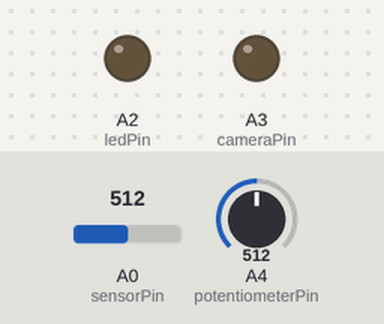
A sketch run on a simulated Arduino Uno, built with avr-gcc and run on an emulated ATmega328P. Parts: output pins drawn as LEDs (lit = HIGH). Dashed ring = blinking. The inputs (shaded band) are chosen by the test bench; at power-on: A0 (sensorPin) = 512, A4 (potentiometerPin) = 512. What the sketch prints to the serial monitor is not drawn.

Above: at 1.2 s.
1.3 s: A0 (sensorPin) set to 528
At 1.6 s:
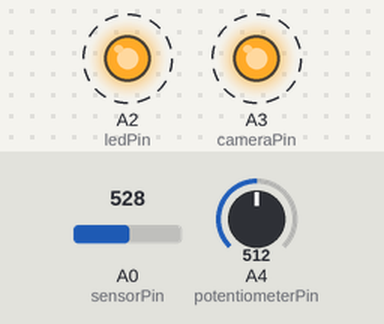
4.3 s: A4 (potentiometerPin) set to 544
At 4.3 s:
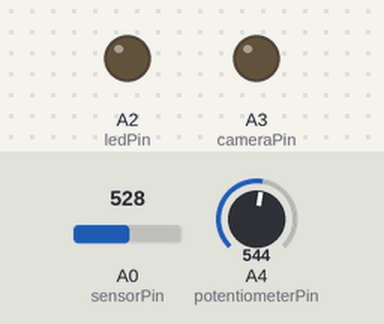
7.3 s: A4 (potentiometerPin) set to 511
At 7.7 s:
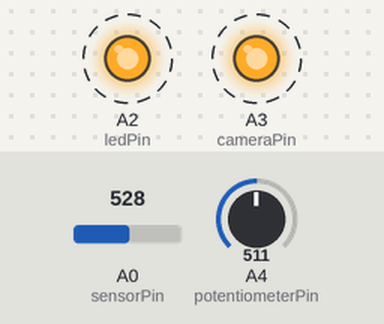
10.3 s: A4 (potentiometerPin) set to 716
At 10.3 s:
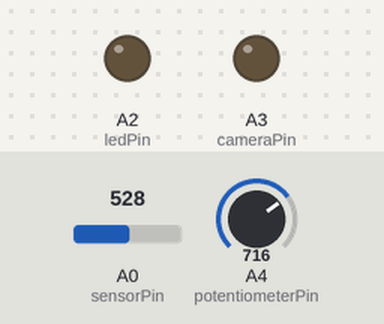
Timing chart, 0 to 12.8 s (numbered marks = the images above; inputs shaded):
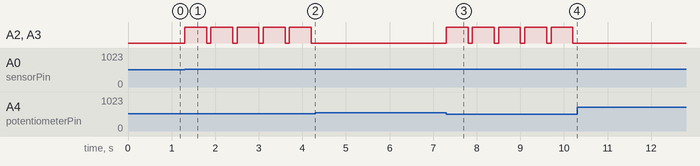

The sketch:

ScreamBooth.ino
```cpp
// For Arduino Uno
//int cameraPin = PD4;
//int ledPin = PD2;
//int potentiometerPin = A1;
//int sensorPin = A0;

//// For Adafruit Trinket M0
//int cameraPin = A3;
//int ledPin = A4;
//int potentiometerPin = A2;
//int sensorPin = A0;

// For Adafruit Trinket M0
int cameraPin = A3;
int ledPin = A2;
int potentiometerPin = A4;
int sensorPin = A0;

int soundVolume = 0;
int triggerLevel = 0;

void setup() {
  // put your setup code here, to run once:
  Serial.begin(115200);
  Serial.println("Starting");
  pinMode(cameraPin, OUTPUT);
  pinMode(ledPin, OUTPUT);
  digitalWrite(ledPin, LOW);
  digitalWrite(cameraPin, LOW);
}

void loop() {
  // put your main code here, to run repeatedly:
  soundVolume = analogRead(sensorPin);
  triggerLevel = analogRead(potentiometerPin);
  Serial.print(soundVolume);
  Serial.print("\t");
  Serial.println(triggerLevel);
  if (soundVolume > triggerLevel)
  {
    digitalWrite(cameraPin, HIGH);
    digitalWrite(ledPin, HIGH);
    delay(500);
    digitalWrite(cameraPin, LOW);
    digitalWrite(ledPin, LOW);
    delay(100);
  }
  //  delay(5);
}
```

Measured:
- the behaviour switches between 512 and 513 on A0 (sensorPin) (found by bisection; images 0 and 1)
- the behaviour switches between 527 and 528 on A4 (potentiometerPin) (found by bisection; images 1 and 2)
- after the input at 1.3 s, A2 (ledPin), A3 (cameraPin): alternates HIGH for 0.50 s and LOW for 0.10 s, starting at once
- after the input at 4.3 s, A2 (ledPin), A3 (cameraPin): stops changing and stays LOW
- after the input at 7.3 s, A2 (ledPin), A3 (cameraPin): alternates HIGH for 0.50 s and LOW for 0.10 s, starting at once
- after the input at 10.3 s, A2 (ledPin), A3 (cameraPin): stops changing and stays LOW
